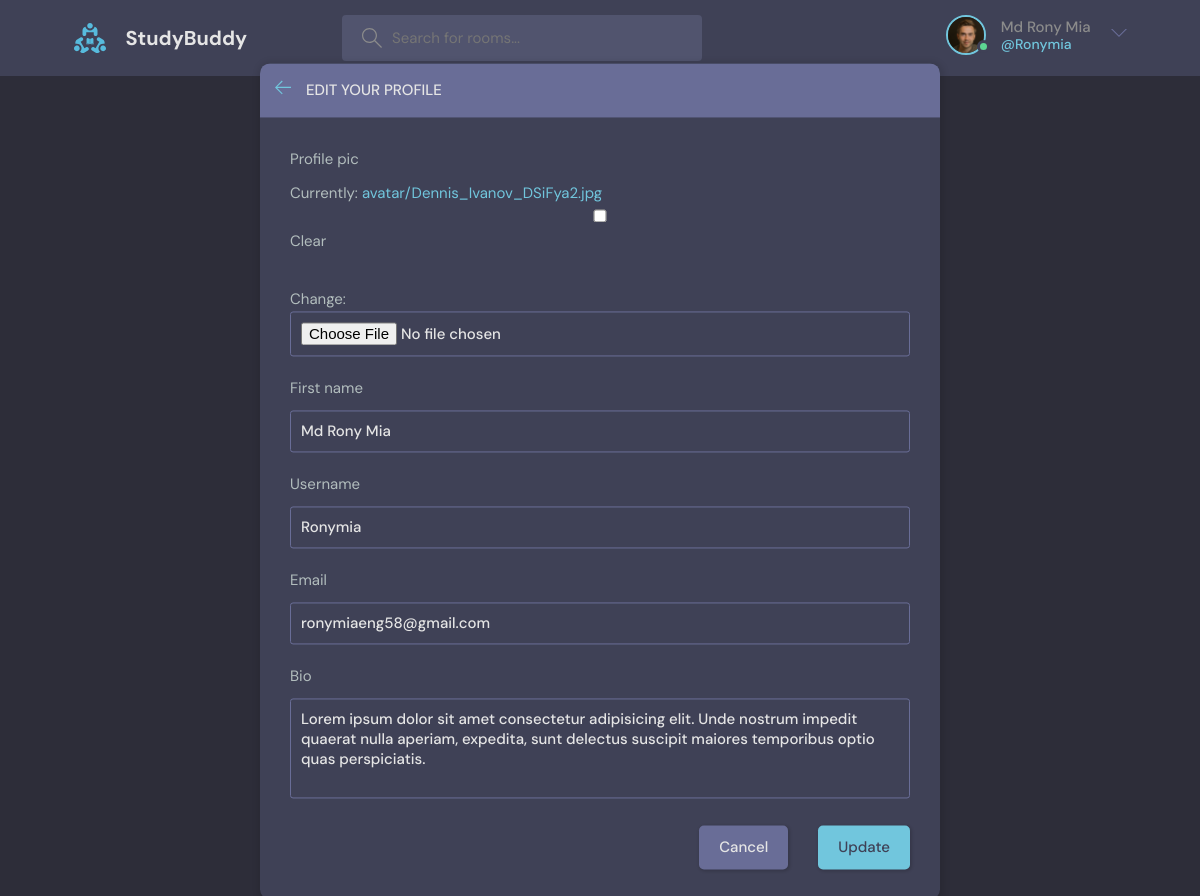
/edit_profile/ (signed in), run on the app's committed database.
### devaccounts/models.py (models this page shows, shortened)
class Profile(models.Model):
    user = models.OneToOneField(User,on_delete=models.CASCADE)
    first_name = models.CharField(max_length=100,null=True,blank=True)
    username = models.CharField(max_length=100,null=True,blank=True)
    email = models.EmailField(max_length=100,null=True,blank=True)
    profile_pic = models.ImageField(upload_to='avatar',default='dennis.jpg',blank=True,null=True)
    bio = models.TextField()
    facebook_id = models.URLField(blank=True,null=True)
    twitter_id = models.URLField(blank=True,null=True)
    linkedin_id = models.URLField(blank=True,null=True)

### devaccounts/views.py (the view)
# urls.py: path('edit_profile/',views.edit_profile,name='edit_profile'),
@login_required(login_url='login')
def edit_profile(request):
    profile = request.user.profile
    form = UserForm(instance=profile)
    if request.method == 'POST':
        form = UserForm(request.POST,request.FILES,instance=profile)
        if form.is_valid():
            form.save()
            return redirect('home')
    context = {'form':form}
    return render(request,'devaccounts/edit_profile.html',context)

### devaccounts/forms.py
class UserForm(forms.ModelForm):
    class Meta:
        model = Profile
        fields = ['profile_pic','first_name','username','email','bio']

### devaccounts/templates/devaccounts/edit_profile.html (shortened to what this page needs)
{% extends 'base.html' %}
{% block content %}
<main class="update-account layout">
    <div class="container">
        <div class="layout__box">
            <div class="layout__boxHeader">
                <div class="layout__boxTitle">
                    <a href="profile.html">
                        <svg version="1.1" xmlns="http://www.w3.org/2000/svg" width="32" height="32"
                            viewBox="0 0 32 32">
                            <title>arrow-left</title>
                            <path
                                d="M13.723 2.286l-13.723 13.714 13.719 13.714 1.616-1.611-10.96-10.96h27.625v-2.286h-27.625l10.965-10.965-1.616-1.607z">
                            </path>
                        </svg>
                    </a>
                    <h3>Edit your profile</h3>
                </div>
            </div>
            <div class="layout__body">
                <form class="form" action="" method='POST' enctype="multipart/form-data">
                    <div class="form__group">
                        <label for="profile_pic">{{form.profile_pic.label}}</label>
                        {{form.profile_pic}}
                    </div>
                    <div class="form__group">
                        <label for="first_name">{{form.first_name.label}}</label>
                        {{form.first_name}}
                    </div>
                    <div class="form__group">
                        <label for="username">{{form.username.label}}</label>
                        {{form.username}}
                    </div>
                    <div class="form__group">
                        <label for="email">{{form.email.label}}</label>
                        {{form.email}}
                    </div>
                    <div class="form__group">
                        <label for="user_bio">{{form.bio.label}}</label>
                        {{form.bio}}
                    </div>
                    <div class="form__action">
                        <a class="btn btn--dark" href="index.html">Cancel</a>
                        <button class="btn btn--main" type="submit">Update</button>
                    </div>
                </form>
            </div>
        </div>
    </div>
</main>
{% endblock content %}

### templates/includes/header.html (shortened to what this page needs)
{% load static %}
<header class="header header--loggedIn">
    <div class="container">
      <a href="{% url 'home' %}" class="header__logo">
        <img src="{% static 'images/logo.svg' %}" />
        <h1>StudyBuddy</h1>
      </a>
      <form class="header__search" method='GET'>
        <label>
          <input name='q' placeholder="Search for rooms..." />
        </label>
      </form>
      <nav class="header__menu">
        {% if request.user.is_authenticated %}
        <div class="header__user">
          <a href="{% url 'profile' user.id %}">
            <div class="avatar avatar--medium active">
              <img src="{{request.user.profile.profile_pic.url}}" />
            </div>
            <p>{{request.user.first_name}} <span>@{{request.user.username}}</span></p>
          </a>
          <button class="dropdown-button">
            <svg version="1.1" xmlns="http://www.w3.org/2000/svg" width="32" height="32" viewBox="0 0 32 32">
              <title>chevron-down</title>
              <path d="M16 21l-13-13h-3l16 16 16-16h-3l-13 13z"></path>
            </svg>
          </button>
        </div>
        {% endif %}
      </nav>
    </div>
  </header>

### static/styles/main.css (style rules this page uses)
.form__group input, .form__group textarea, .form__group select { background: #aa4e4e00!important; border: 1px solid var(--color-dark-light); padding: 1rem; border-radius: 3px; width: 100%; color: var(--color-light); font-weight: 500; outline: none; }

### data on the page
Profile: first_name "Md Rony Mia", username "Ronymia", email "ronymiaeng58@gmail.com", bio "Lorem ipsum dolor sit amet consectetur adipisicing elit. Unde nostrum impedit quaerat nulla aperiam, expedita, sunt delectus suscipit maiores temporibus optio quas perspiciatis."

### other printed values
{{ request.user.first_name }} "Md Rony Mia"
{{ request.user.username }} "Ronymia"
